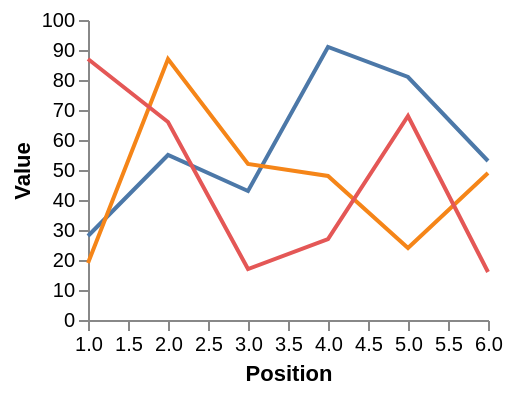

This figure's Vega-Lite source:
### Vega specification from a JSON file in a GitHub repository (floating-point values rounded to 4 significant figures)
{"$schema": "https://vega.github.io/schema/vega/v5.json", "width": 200, "height": 150, "padding": 5, "data": [{"name": "table", "values": [{"index": 1, "value": 28, "position": 1, "category": "A"}, {"index": 2, "value": 55, "position": 2, "category": "A"}, {"index": 3, "value": 43, "position": 3, "category": "A"}, {"index": 4, "value": 91, "position": 4, "category": "A"}, {"index": 5, "value": 81, "position": 5, "category": "A"}, {"index": 6, "value": 53, "position": 6, "category": "A"}, {"index": 7, "value": 19, "position": 1, "category": "B"}, {"index": 8, "value": 87, "position": 2, "category": "B"}, {"index": 9, "value": 52, "position": 3, "category": "B"}, {"index": 10, "value": 48, "position": 4, "category": "B"}, {"index": 11, "value": 24, "position": 5, "category": "B"}, {"index": 12, "value": 49, "position": 6, "category": "B"}, {"index": 13, "value": 87, "position": 1, "category": "C"}, {"index": 14, "value": 66, "position": 2, "category": "C"}, {"index": 15, "value": 17, "position": 3, "category": "C"}, {"index": 16, "value": 27, "position": 4, "category": "C"}, {"index": 17, "value": 68, "position": 5, "category": "C"}, {"index": 18, "value": 16, "position": 6, "category": "C"}]}], "scales": [{"name": "scalePosition", "type": "linear", "range": "width", "domain": {"data": "table", "field": "position"}, "zero": false}, {"name": "scaleValue", "type": "linear", "range": "height", "domain": {"data": "table", "field": "value"}, "zero": true, "nice": true}, {"name": "colorCategory", "type": "ordinal", "range": "category", "domain": {"data": "table", "field": "category"}}], "axes": [{"orient": "left", "scale": "scaleValue", "title": "Value"}, {"orient": "bottom", "scale": "scalePosition", "title": "Position"}], "marks": [{"type": "group", "from": {"facet": {"name": "series", "groupby": "category", "data": "table"}}, "marks": [{"type": "line", "from": {"data": "series"}, "encode": {"enter": {"x": {"scale": "scalePosition", "field": "position"}, "y": {"scale": "scaleValue", "field": "value"}, "stroke": {"scale": "colorCategory", "field": "category"}, "tooltip": {"signal": "datum"}}}}]}]}
